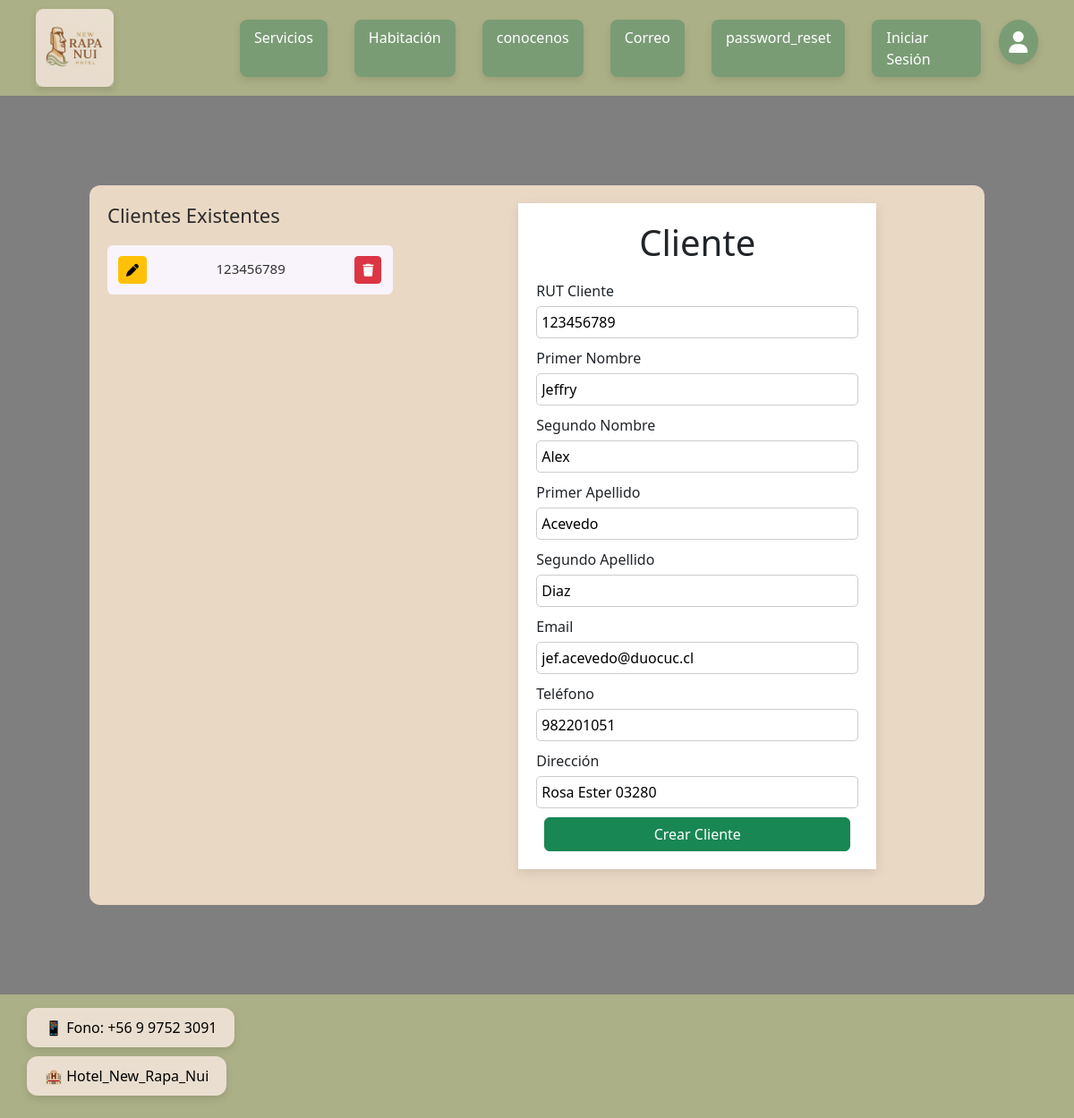
Screenshot of /modificar_cliente_emp/123456789/ with the database file from the repository.
### app/models.py (models this page shows, shortened)
class Cliente(models.Model):
    Rut_cliente = models.CharField(max_length=10, primary_key=True)
    Pnombre_cliente = models.CharField(max_length=40)
    Snombre_cliente = models.CharField(max_length=40)
    Papellido_cliente = models.CharField(max_length=40)
    Sapellido_cliente = models.CharField(max_length=40)
    email_cliente = models.EmailField()
    telefono_cliente = models.IntegerField()
    direccion_cliente = models.CharField(max_length=100)

### app/views.py (the view, shortened to what this page needs)
# urls.py: path("modificar_cliente_emp/<id>/", modificar_cliente_emp, name="modificar_cliente_emp"),
def modificar_cliente_emp(request, id):
    cliente = Cliente.objects.get(pk=id)
    data = {
        'form': ClienteForm(instance=cliente),
        'clientes': Cliente.objects.all()
    }
    return render(request, "app/Empleados/cliente-emp/cliente-emp.html", data)

### app/forms.py
class ClienteForm(forms.ModelForm):
    class Meta:
        model = Cliente
        fields = '__all__'
    def __init__(self, *args, **kwargs):
        super(ClienteForm, self).__init__(*args, **kwargs)
        self.fields['Rut_cliente'].widget.attrs['readonly'] = True
        self.fields['email_cliente'].widget.attrs['readonly'] = True

### app/templates/app/Empleados/cliente-emp/cliente-emp.html (shortened to what this page needs)
{% extends 'app/base.html' %}
{% load static %}
{% block extra_css %}
  <link rel="stylesheet" href="{% static 'app/css/cliente-emp.css' %}">
{% endblock %}
{% block content %}
<main class="cliente-container">
  <div class="cliente-box" style="background-color: #e9d8c4;">
    <div class="lado izquierdo">
  <h3>Clientes Existentes</h3>
  <table style="width:100%; font-size:14px;">
    <tbody>
        <ul>
          {% for r in clientes %}
          <li>
            <a  class="btn btn-info btn-sm btn-warning" href="{% url 'modificar_cliente_emp' r.Rut_cliente %}"><i class="fas fa-pen"></i></a>
              {{ r.Rut_cliente }}
            <a class="btn btn-info btn-sm btn-danger" href="{% url 'eliminar_cliente_emp' r.Rut_cliente %}"><i class="fas fa-trash"></i></a>
          </li>
          {% endfor %}
        </ul>
    </tbody>
  </table>
</div>
    <section class="formulario">
      <form method="post" action="" enctype="multipart/form-data">
        <h1>Cliente</h1>
 <label for="{{ form.Rut_cliente.id_for_label }}">RUT Cliente</label>
<input
  class="inputCliente"
  type="text"
  name="{{ form.Rut_cliente.name }}"
  id="{{ form.Rut_cliente.id_for_label }}"
  value="{{ form.Rut_cliente.value|default_if_none:'' }}"
  placeholder="Ej: 12.345.678-9">
<label for="{{ form.Pnombre_cliente.id_for_label }}">Primer Nombre</label>
<input
  class="inputCliente"
  type="text"
  name="{{ form.Pnombre_cliente.name }}"
  id="{{ form.Pnombre_cliente.id_for_label }}"
  value="{{ form.Pnombre_cliente.value|default_if_none:'' }}"
  placeholder="Ej: Juan">
<label for="{{ form.Snombre_cliente.id_for_label }}">Segundo Nombre</label>
<input
  class="inputCliente"
  type="text"
  name="{{ form.Snombre_cliente.name }}"
  id="{{ form.Snombre_cliente.id_for_label }}"
  value="{{ form.Snombre_cliente.value|default_if_none:'' }}"
  placeholder="Ej: Pablo">
<label for="{{ form.Papellido_cliente.id_for_label }}">Primer Apellido</label>
<input
  class="inputCliente"
  type="text"
  name="{{ form.Papellido_cliente.name }}"
  id="{{ form.Papellido_cliente.id_for_label }}"
  value="{{ form.Papellido_cliente.value|default_if_none:'' }}"
  placeholder="Ej: Pérez">
<label for="{{ form.Sapellido_cliente.id_for_label }}">Segundo Apellido</label>
<input
  class="inputCliente"
  type="text"
  name="{{ form.Sapellido_cliente.name }}"
  id="{{ form.Sapellido_cliente.id_for_label }}"
  value="{{ form.Sapellido_cliente.value|default_if_none:'' }}"
  placeholder="Ej: González">
<label for="{{ form.email_cliente.id_for_label }}">Email</label>
<input
  class="inputCliente"
  type="email"
  name="{{ form.email_cliente.name }}"
  id="{{ form.email_cliente.id_for_label }}"
  value="{{ form.email_cliente.value|default_if_none:'' }}"
  placeholder="cliente@correo.cl">
<label for="{{ form.telefono_cliente.id_for_label }}">Teléfono</label>
<input
  class="inputCliente"
  type="number"
  name="{{ form.telefono_cliente.name }}"
  id="{{ form.telefono_cliente.id_for_label }}"
  value="{{ form.telefono_cliente.value|default_if_none:'' }}"
  placeholder="Ej: 987654321">
<label for="{{ form.direccion_cliente.id_for_label }}">Dirección</label>
<input
  class="inputCliente"
  type="text"
  name="{{ form.direccion_cliente.name }}"
  id="{{ form.direccion_cliente.id_for_label }}"
  value="{{ form.direccion_cliente.value|default_if_none:'' }}"
  placeholder="Ej: Av. Siempre Viva 123">
              <div class="row">
                  <div  class="contenedorInputs">
                    <button type="submit" class="btn btn-success" style="width: 95%; margin-left: 2.5% ;margin-top: 10px;">Crear Cliente</button>
                  </div>
              </div>
            </form>
  </div>
</main>
{% endblock %}

### app/static/app/css/base.css (style rules this page uses)
html, body { height: 100%; width: 100%; }
body { flex: 1; }
html, body { height: 100%; margin: 0; padding: 0; }
body { display: flex; flex-direction: column; min-height: 100vh; }
main { flex: 1; }

### app/static/app/css/habitacion-emp.css (style rules this page uses)
body { position: relative; background-image: url("../img/fondo.png"); background-size: cover; background-position: center; background-repeat: no-repeat; background-attachment: fixed; height: 100vh; }
body::before { content: ''; position: absolute; top: 0; left: 0; width: 100%; height: 100%; background: rgba(0, 0, 0, 0.5); z-index: -1; }
h1 { text-align: center; margin-bottom: 20px; }
.formulario { flex-grow: 1; display: flex; flex-direction: column; }
.formulario form { width: 100%; display: flex; flex-direction: column; max-width: 400px; margin: 0 auto; padding: 20px; box-shadow: 0 4px 12px rgba(0, 0, 0, 0.1); background-color: white; }
.formulario label { margin-top: 10px; }
.formulario input { padding: 5px; margin-top: 5px; border-radius: 5px; border: 1px solid #ccc; }

### app/static/app/css/cliente-emp.css (style rules this page uses)
.cliente-container { padding: 60px 60px; }
h1 { text-align: center; margin-bottom: 20px; }
.cliente-box { background: #f5f0ea; border-radius: 12px; padding: 20px; display: flex; gap: 20px; max-width: 1000px; margin: 0 auto; }
.formulario { flex-grow: 1; display: flex; flex-direction: column; }
.formulario form { width: 100%; display: flex; flex-direction: column; max-width: 400px; margin: 0 auto; padding: 20px; box-shadow: 0 4px 12px rgba(0, 0, 0, 0.1); background-color: white; }
.formulario label { margin-top: 10px; }
.formulario input { padding: 5px; margin-top: 5px; border-radius: 5px; border: 1px solid #ccc; }
.lado.izquierdo, .lado.derecho { flex: 1; display: flex; flex-direction: column; }
.lado.izquierdo { margin-right: 20px; }
.lado.izquierdo h3 { margin-bottom: 20px; font-size: 22px; color: #2c2c2c; }
.lado.izquierdo ul { list-style: none; padding: 0; }
.lado.izquierdo li { background-color: #f9f4fb; padding: 12px; margin-bottom: 10px; border-radius: 6px; display: flex; justify-content: space-between; align-items: center; font-size: 15px; color: #333; line-height: 1.3; }

### app/static/app/css/agenda.css (style rules this page uses)
body { background-image: url("../img/fondo.png"); background-size: cover; background-position: center; background-repeat: no-repeat; background-attachment: fixed; height: 100vh; margin: 0; font-family: Arial, sans-serif; }
body::before { content: ''; position: fixed; top: 0; left: 0; width: 100%; height: 100%; background: rgba(0, 0, 0, 0.5); z-index: -1; }
.formulario { flex-grow: 1; display: flex; flex-direction: column; }
.formulario form { width: 100%; max-width: 400px; margin: 0 auto; padding: 20px; background-color: white; box-shadow: 0 4px 12px rgba(0, 0, 0, 0.1); display: flex; flex-direction: column; }
.formulario label { margin-top: 10px; }
.formulario input { padding: 5px; margin-top: 5px; border-radius: 5px; border: 1px solid #ccc; }

### rows the page displays
Cliente: Rut_cliente "123456789", Pnombre_cliente "Jeffry", Snombre_cliente "Alex", Papellido_cliente "Acevedo", Sapellido_cliente "Diaz", email_cliente "jef.acevedo@duocuc.cl", direccion_cliente "Rosa Ester 03280"
